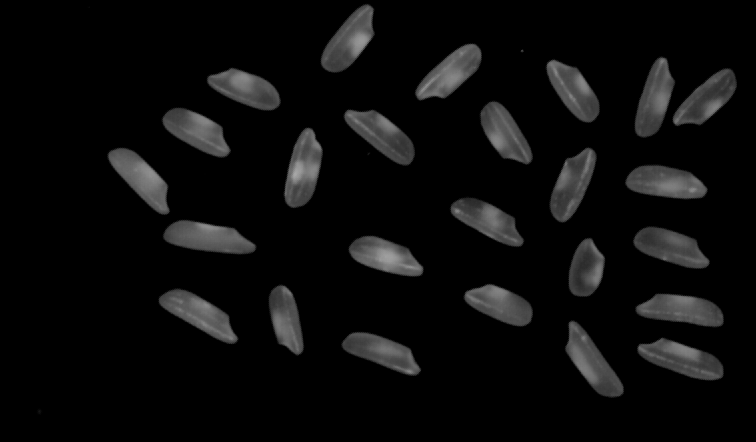
//> input picture 素材/rice.png, 756 x 442 px
$ ./第36讲程序   (built with g++ and OpenCV 4)
//> lines starting //> are read from the running program, lines starting //| are printed output that depends on the picture; after the words box and inside, x2 and y2 are one past the last pixel; in counts of white or black regions, pixels touching at a corner belong together
#include <opencv2\opencv.hpp>
#include <iostream>

using namespace cv;
using namespace std;

int main()
{
	//构建建议矩阵，用于求取像素之间的距离
	Mat a = (Mat_<uchar>(5, 5) << 1, 1, 1, 1, 1,
		1, 1, 1, 1, 1,
		1, 1, 0, 1, 1,
		1, 1, 1, 1, 1,
		1, 1, 1, 1, 1);
	Mat dist_L1, dist_L2, dist_C, dist_L12;

	//计算街区距离
	distanceTransform(a, dist_L1, 1, 3, CV_8U);
	cout << "街区距离：" << endl << dist_L1 << endl;

	//计算欧式距离
	distanceTransform(a, dist_L2, 2, 5, CV_8U);
	cout << "欧式距离：" << endl << dist_L2 << endl;

	//计算棋盘距离
	distanceTransform(a, dist_C, 3, 5, CV_8U);
	cout << "棋盘距离：" << endl << dist_C << endl;


	cout << "对图像进行距离变换" << endl;
	waitKey(0);

	Mat rice = imread("rice.png", IMREAD_GRAYSCALE);
//> rice is the input picture: 442 rows x 756 cols, CV_8UC1; min 0, max 167, mean 12.3
	if (rice.empty())
	{
		cout << "请确认图像文件名称是否正确" << endl;
		return -1;
	}
	Mat riceBW, riceBW_INV;

	//将图像转成二值图像，同时把黑白区域颜色互换
	threshold(rice, riceBW, 50, 255, THRESH_BINARY);
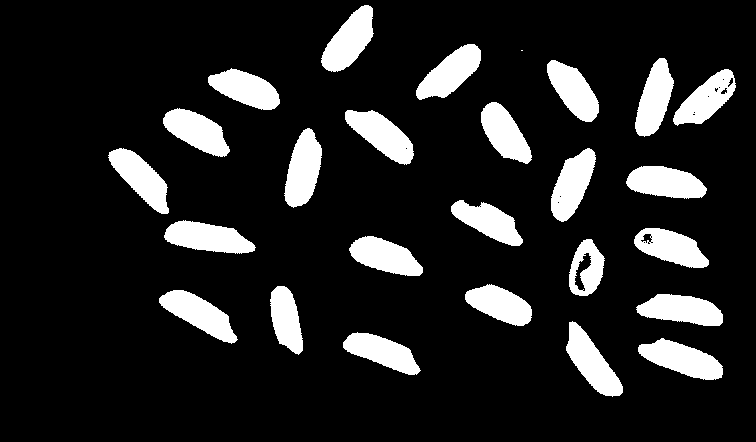
//> riceBW: 442 rows x 756 cols, CV_8UC1; 13.9% white; 26 white regions (1 under 20 px), largest, box (x1, y1, x2, y2) and area: (164, 220, 256, 254) 2029, (638, 338, 723, 380) 2027, (284, 128, 322, 208) 2008
	threshold(rice, riceBW_INV, 50, 255, THRESH_BINARY_INV);

	//距离变换
	Mat dist, dist_INV;
	distanceTransform(riceBW, dist, 1, 3, CV_32F);  //为了显示清晰，将数据类型变成CV_32F
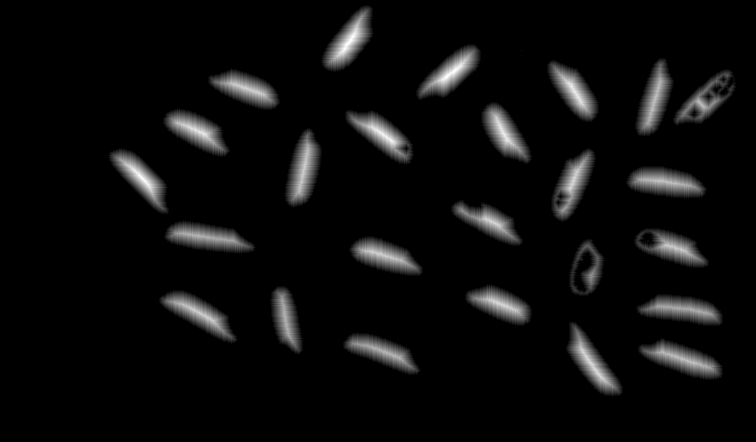
//> dist: 442 rows x 756 cols, CV_32FC1; min 0, max 20, mean 0.964; drawn with min black and max white
	distanceTransform(riceBW_INV, dist_INV, 1, 3, CV_8U);
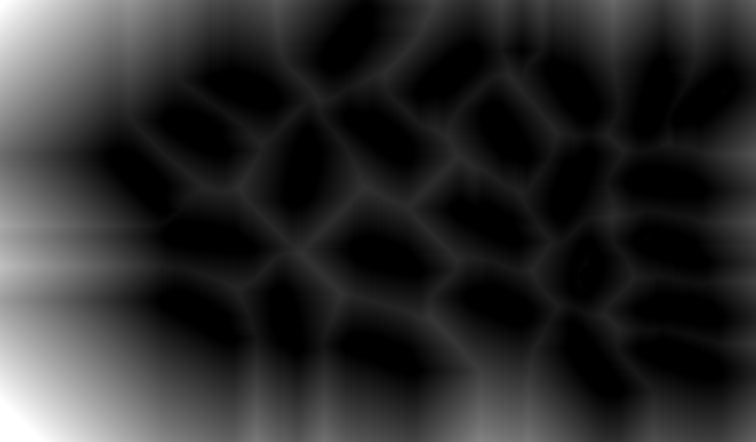
//> dist_INV: 442 rows x 756 cols, CV_8UC1; min 0, max 255, mean 43.2

	//显示变换结果
	imshow("riceBW", riceBW);
	imshow("dist", dist);
	imshow("riceBW_INV", riceBW_INV);
	imshow("dist_INV", dist_INV);

	waitKey(0);
	return 0;
}

$ run again, with 素材/digits.png copied over 素材/rice.png
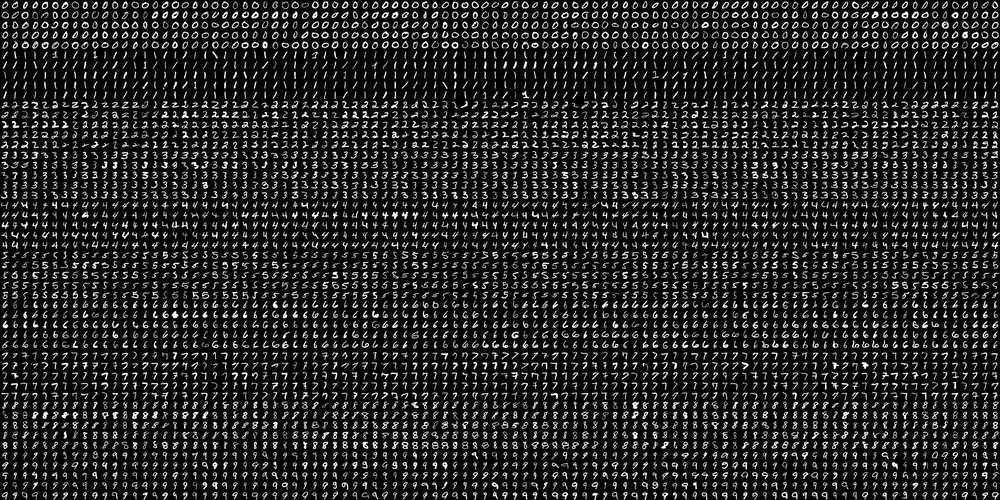
//> input picture 素材/digits.png, 1000 x 500 px, shrunk from 2000 x 1000 before the run
//> rice is the input picture: 500 rows x 1000 cols, CV_8UC1; min 0, max 255, mean 36.1
//> `threshold(rice, riceBW, 50, 255, THRESH_BINARY);`:
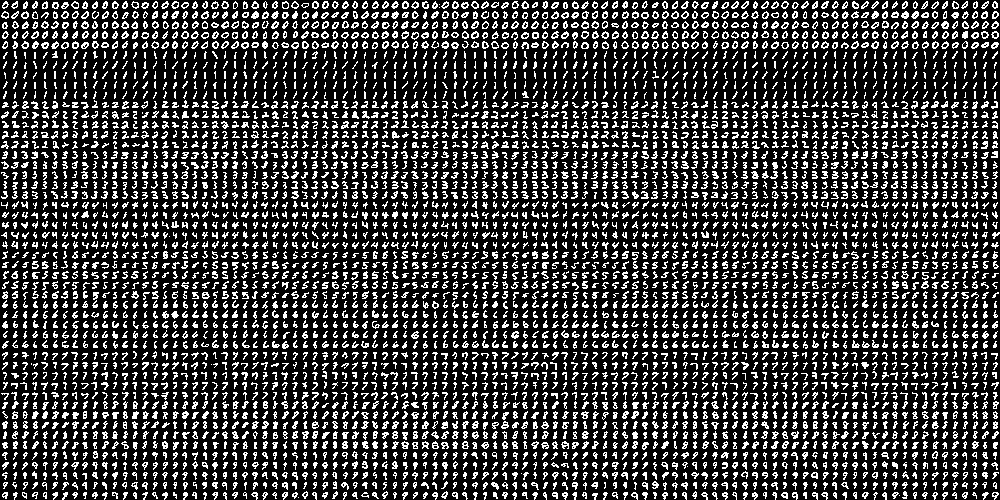
//> riceBW: 500 rows x 1000 cols, CV_8UC1; 23.2% white in thin lines or dots
//> riceBW_INV: 500 rows x 1000 cols, CV_8UC1; 76.8% white; black in thin lines or dots
//> `distanceTransform(riceBW_INV, dist_INV, 1, 3, CV_8U);`:
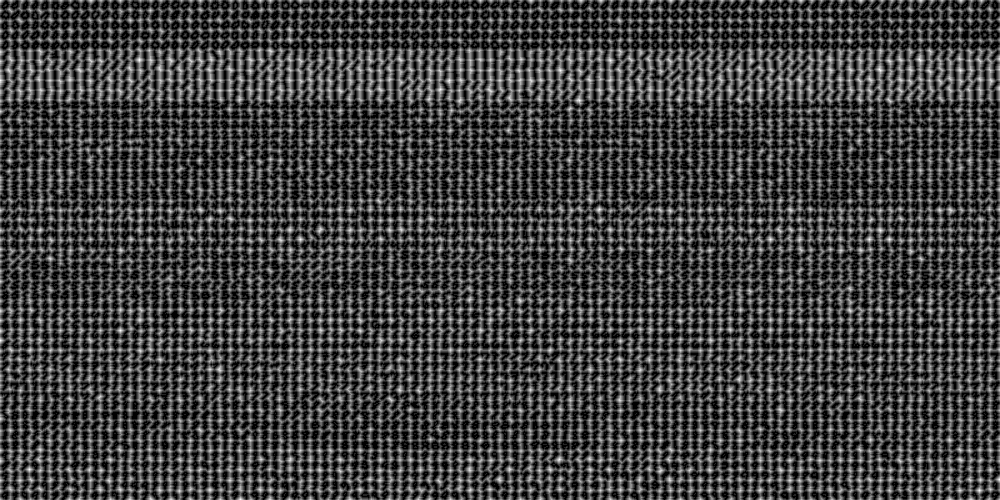
//> dist_INV: 500 rows x 1000 cols, CV_8UC1; min 0, max 7, mean 1.75; drawn with min black and max white
